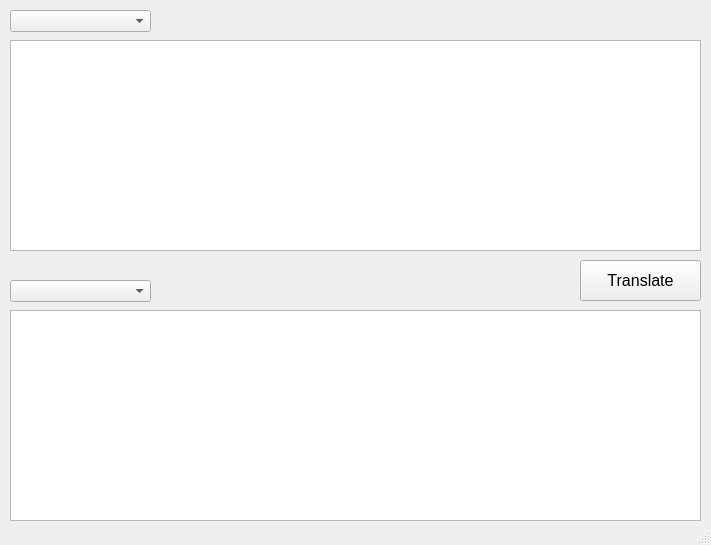
<?xml version="1.0" encoding="UTF-8"?>
<ui version="4.0">
 <class>MainWindow</class>
 <widget class="QMainWindow" name="MainWindow">
  <property name="geometry">
   <rect>
    <x>0</x>
    <y>0</y>
    <width>711</width>
    <height>545</height>
   </rect>
  </property>
  <property name="windowTitle">
   <string>Translator</string>
  </property>
  <widget class="QWidget" name="centralwidget">
   <widget class="QComboBox" name="Source_Language">
    <property name="geometry">
     <rect>
      <x>10</x>
      <y>10</y>
      <width>141</width>
      <height>22</height>
     </rect>
    </property>
   </widget>
   <widget class="QTextEdit" name="Source_Text">
    <property name="geometry">
     <rect>
      <x>10</x>
      <y>40</y>
      <width>691</width>
      <height>211</height>
     </rect>
    </property>
   </widget>
   <widget class="QPushButton" name="Translate_Button">
    <property name="geometry">
     <rect>
      <x>580</x>
      <y>260</y>
      <width>121</width>
      <height>41</height>
     </rect>
    </property>
    <property name="font">
     <font>
      <pointsize>12</pointsize>
      <bold>false</bold>
     </font>
    </property>
    <property name="text">
     <string>Translate</string>
    </property>
   </widget>
   <widget class="QComboBox" name="Target_Language">
    <property name="geometry">
     <rect>
      <x>10</x>
      <y>280</y>
      <width>141</width>
      <height>22</height>
     </rect>
    </property>
   </widget>
   <widget class="QTextEdit" name="Target_text">
    <property name="geometry">
     <rect>
      <x>10</x>
      <y>310</y>
      <width>691</width>
      <height>211</height>
     </rect>
    </property>
   </widget>
  </widget>
  <widget class="QStatusBar" name="statusbar"/>
 </widget>
 <resources/>
 <connections/>
</ui>
